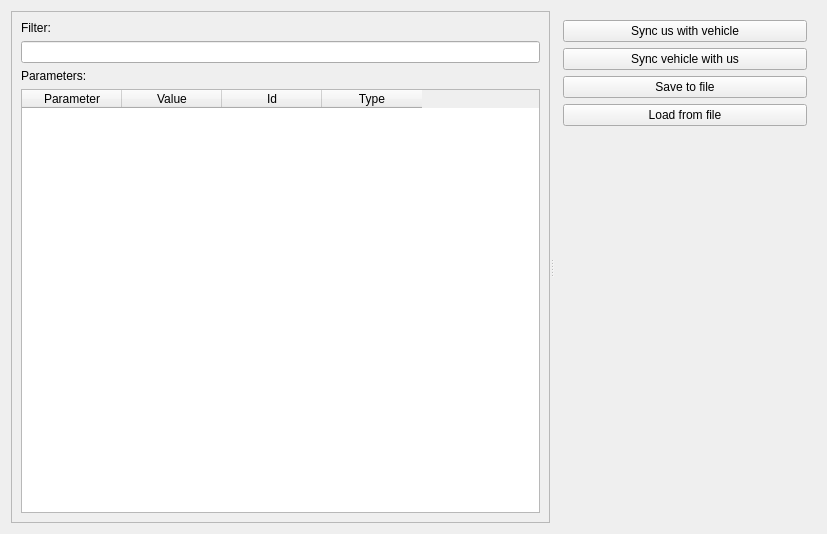
<?xml version="1.0" encoding="UTF-8"?>
<ui version="4.0">
 <class>ParameterList</class>
 <widget class="QWidget" name="ParameterList">
  <property name="geometry">
   <rect>
    <x>0</x>
    <y>0</y>
    <width>827</width>
    <height>534</height>
   </rect>
  </property>
  <property name="windowTitle">
   <string>Form</string>
  </property>
  <layout class="QGridLayout" name="gridLayout">
   <item row="0" column="0">
    <widget class="QSplitter" name="splitter">
     <property name="orientation">
      <enum>Qt::Horizontal</enum>
     </property>
     <widget class="QFrame" name="frame_2">
      <property name="frameShape">
       <enum>QFrame::StyledPanel</enum>
      </property>
      <property name="frameShadow">
       <enum>QFrame::Raised</enum>
      </property>
      <layout class="QVBoxLayout" name="verticalLayout_2">
       <item>
        <widget class="QLabel" name="label">
         <property name="text">
          <string>Filter:</string>
         </property>
        </widget>
       </item>
       <item>
        <widget class="QLineEdit" name="lineEdit"/>
       </item>
       <item>
        <widget class="QLabel" name="label_2">
         <property name="text">
          <string>Parameters:</string>
         </property>
        </widget>
       </item>
       <item>
        <widget class="QTableWidget" name="parameterList">
         <property name="sizeAdjustPolicy">
          <enum>QAbstractScrollArea::AdjustIgnored</enum>
         </property>
         <property name="sortingEnabled">
          <bool>true</bool>
         </property>
         <attribute name="horizontalHeaderCascadingSectionResizes">
          <bool>false</bool>
         </attribute>
         <attribute name="verticalHeaderCascadingSectionResizes">
          <bool>false</bool>
         </attribute>
         <column>
          <property name="text">
           <string>Parameter</string>
          </property>
         </column>
         <column>
          <property name="text">
           <string>Value</string>
          </property>
         </column>
         <column>
          <property name="text">
           <string>Id</string>
          </property>
         </column>
         <column>
          <property name="text">
           <string>Type</string>
          </property>
         </column>
        </widget>
       </item>
      </layout>
     </widget>
     <widget class="QFrame" name="frame">
      <property name="frameShape">
       <enum>QFrame::NoFrame</enum>
      </property>
      <layout class="QVBoxLayout" name="verticalLayout">
       <item>
        <widget class="QPushButton" name="syncUsWithVehicle">
         <property name="text">
          <string>Sync us with vehicle</string>
         </property>
        </widget>
       </item>
       <item>
        <widget class="QPushButton" name="syncVehicleWithUs">
         <property name="text">
          <string>Sync vehicle with us</string>
         </property>
        </widget>
       </item>
       <item>
        <widget class="QPushButton" name="saveToFileButton">
         <property name="text">
          <string>Save to file</string>
         </property>
        </widget>
       </item>
       <item>
        <widget class="QPushButton" name="loadFromFileButton">
         <property name="text">
          <string>Load from file</string>
         </property>
        </widget>
       </item>
       <item>
        <spacer name="verticalSpacer">
         <property name="orientation">
          <enum>Qt::Vertical</enum>
         </property>
         <property name="sizeHint" stdset="0">
          <size>
           <width>20</width>
           <height>40</height>
          </size>
         </property>
        </spacer>
       </item>
      </layout>
     </widget>
    </widget>
   </item>
  </layout>
 </widget>
 <resources/>
 <connections/>
</ui>
